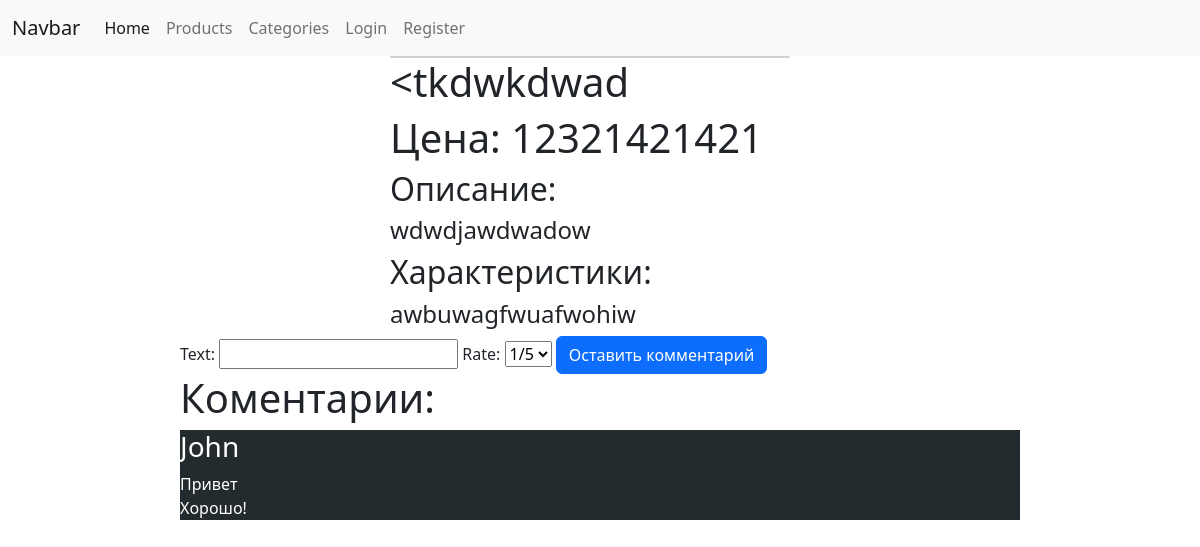
/products/11/, run on the app's committed database.
### products/models.py (models this page shows, shortened)
class Product(models.Model):
    author = models.ForeignKey(User, on_delete=models.CASCADE, null=True)
    image = models.ImageField()
    title = models.CharField(max_length=180)
    price = models.IntegerField(default=1)
    colour = models.CharField(max_length=20)
    characteristics = models.TextField()
    description = models.TextField()
    categories = models.ManyToManyField(Category)

class Review(models.Model):
    author = models.ForeignKey(User, on_delete=models.CASCADE, null=False)
    text = models.TextField()
    product = models.ForeignKey(Product, on_delete=models.CASCADE)
    rating = (
        ('1/5', '1/5'),
        ('2/5', '2/5'),
        ('3/5', '3/5'),
        ('4/5', '4/5'),
        ('5/5', '5/5')
    )
    rate = models.CharField(default=5, choices=rating, max_length=10)

### products/views.py (the view, shortened to what this page needs)
# urls.py: path('products/<int:id>/', detail_product_view),
def detail_product_view(request, id):
    if request.method == 'GET':
        product = Product.objects.get(id=id)
        reviews = Review.objects.filter(product_id=id)
        data = {
            'product': product,
            'categories': product.categories.all(),
            'reviews': reviews,
            'form': ReviewCreateForm,
            'user': get_user_from_request(request)
        }
        return render(request, 'products/detail.html', context=data)

### users/utils.py (called while the page is built)
def get_user_from_request(request):
    return request.user if not request.user.is_anonymous else None

### templates/products/detail.html (shortened to what this page needs)
{% extends 'layouts/main.html' %}
{% block content %}
    <div class="product">
        <div class="info">
             <div class="card" style="width: 25rem;">
             </div>
            <div style="display: flex; justify-content: space-between">
                <h1>{{ product.title }}</h1>
            </div>
            <h1>Цена: {{ product.price }}</h1>
            <h2>Описание:</h2>
            <h4>{{ product.description }}</h4>
            <h2>Характеристики:</h2>
            <h4>{{ product.characteristics }}</h4>
        </div>
        <div class="create_review">
            <form action="/products/{{ product.id }}/" method="post">
                {{ form }}
                <input type="submit" class="btn btn-primary" value="Оставить комментарий">
            </form>
        </div>
    </div>
    <div class="reviews">
        <h1>Коментарии:</h1>
        {% for review in reviews %}
            <div class="review">
                <h3> {{ review.author.username }}</h3>
                <p class="text">{{ review.text }}<br>{{ review.rate }}</p>
            </div>
        {% endfor %}
    </div>
{% endblock %}

### templates/products/detail.html (style rules this page uses)
.product { width: 70%; margin-left: 15%; }
.reviews { width: 70%; margin-left: 15%; }
.review { background: #242b2e; color: #fff; margin-bottom: 20px; }
.info { margin-left: 25%; }

### data on the page
Product: title "<tkdwkdwad", price "12321421421", description "wdwdjawdwadow", characteristics "awbuwagfwuafwohiw"
Review: author.username "John", text "Привет", rate "Хорошо!"
